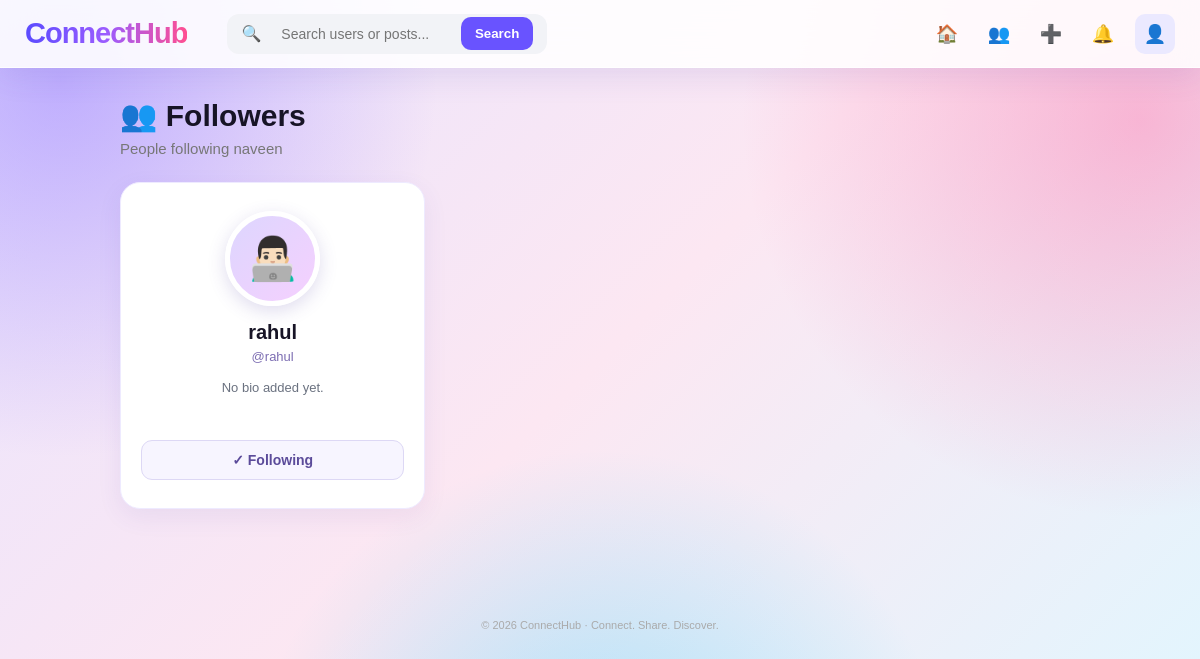
Screenshot of /followers/1 (signed in) with the database file from the repository.
### tables this page shows
CREATE TABLE users (
            id INTEGER PRIMARY KEY AUTOINCREMENT,
            name TEXT NOT NULL,
            username TEXT UNIQUE NOT NULL,
            email TEXT UNIQUE NOT NULL,
            password TEXT NOT NULL,
            bio TEXT DEFAULT '',
            profile_image TEXT DEFAULT '',
            created_at TIMESTAMP DEFAULT CURRENT_TIMESTAMP
        );

### app.py (the view)
@app.route("/followers/<int:user_id>")
def followers(user_id):
    if "user_id" not in session:
        return redirect(url_for("login"))
    connection = get_db_connection()
    user = connection.execute(
        """
        SELECT *
        FROM users
        WHERE id = ?
        """,
        (user_id,)
    ).fetchone()
    if not user:
        connection.close()
        return redirect(url_for("home"))
    followers = connection.execute(
        """
        SELECT
            users.id,
            users.name,
            users.username,
            users.bio,
            users.profile_image
        FROM followers
        JOIN users
        ON followers.follower_id = users.id
        WHERE followers.following_id = ?
        ORDER BY followers.id DESC
        """,
        (user_id,)
    ).fetchall()
    following = connection.execute(
        """
        SELECT following_id
        FROM followers
        WHERE follower_id = ?
        """,
        (session["user_id"],)
    ).fetchall()
    following_ids = [
        row["following_id"]
        for row in following
    ]
    connection.close()
    return render_template(
        "followers.html",
        user=user,
        followers=followers,
        following_ids=following_ids
    )

### app.py (called while the page is built)
@app.context_processor
def notification_count():
    if "user_id" not in session:
        return {
            "unread_notifications": 0
        }
    connection = get_db_connection()
    unread_notifications = connection.execute(
        """
        SELECT COUNT(*)
        FROM notifications
        WHERE user_id = ?
        AND is_read = 0
        """,
        (session["user_id"],)
    ).fetchone()[0]
    connection.close()
    return {
        "unread_notifications": unread_notifications
    }

def get_db_connection():
    connection = sqlite3.connect(DATABASE)
    connection.row_factory = sqlite3.Row
    return connection

### templates/followers.html (shortened to what this page needs)
{% extends "base.html" %}
{% block content %}
<div class="users-page">
    <div class="users-header">
        <h1>👥 Followers</h1>
        <p>
            People following {{ user["name"] }}
        </p>
    </div>
    {% if followers %}
        <div class="users-grid">
            {% for person in followers %}
                <div class="user-card">
                    <div class="discover-avatar">
                        {% if person["profile_image"] %}
                            <img
                                src="{{ url_for(
                                    'static',
                                    filename='images/' + person['profile_image']
                                ) }}"
                                alt="Profile Photo"
                            >
                        {% else %}
                            👨🏻‍💻
                        {% endif %}
                    </div>
                    <h2>
                        <a
                            href="/user/{{ person['id'] }}"
                            class="discover-user-link"
                        >
                            {{ person["name"] }}
                        </a>
                    </h2>
                    <p class="discover-username">
                        @{{ person["username"] }}
                    </p>
                    <p class="discover-bio">
                        {% if person["bio"] %}
                            {{ person["bio"] }}
                        {% else %}
                            No bio added yet.
                        {% endif %}
                    </p>
                   {% if person["id"] != session["user_id"] %}
    {% if person["id"] in following_ids %}
        <form
            action="/follow/{{ person['id'] }}"
            method="POST"
        >
            <button
                type="submit"
                class="unfollow-button"
            >
                ✓ Following
            </button>
        </form>
    {% endif %}
                    {% else %}
                        <div class="your-profile-label">
                            👤 You
                        </div>
                    {% endif %}
                </div>
            {% endfor %}
        </div>
    {% endif %}
</div>
{% endblock %}

### static/css/style.css (style rules this page uses)
* { margin: 0; padding: 0; box-sizing: border-box; }
body { font-family: Arial, Helvetica, sans-serif; background: radial-gradient(circle at 10% 10%, rgba(124, 92, 255, 0.25), transparent 30%), radial-gradient(circle at 90% 20%, rgba(255, 92, 154, 0.22), transparent 30%), radial-gradient(circle at 50% 90%, rgba(0, 210, 255, 0.18), transparent 35%), linear-gradient(135deg, #eef0ff, #fcecf5, #eafaff); background-attachment: fixed; color: #171717; }
html, body { min-height: 100%; }
body { background: radial-gradient( circle at 5% 10%, rgba(125, 92, 255, 0.40), transparent 28% ), radial-gradient( circle at 95% 15%, rgba(255, 80, 150, 0.35), transparent 30% ), radial-gradient( circle at 50% 100%, rgba(0, 200, 255, 0.30), transparent 35% ), linear-gradient( 135deg, #e8e4ff 0%, #fce7f2 48%, #dff7ff 100% ); background-attachment: fixed; }
.users-page { max-width: 1000px; margin: 30px auto; padding: 0 20px 50px; }
.users-header { margin-bottom: 25px; }
.users-header h1 { margin: 0; font-size: 30px; color: #171426; }
.users-header p { margin-top: 7px; color: #777; font-size: 15px; }
.users-grid { display: grid; grid-template-columns: repeat(3, 1fr); gap: 22px; }
.user-card { background: white; border-radius: 20px; padding: 28px 20px; text-align: center; border: 1px solid #eeeaff; box-shadow: 0 8px 25px rgba(80, 60, 160, 0.08); transition: 0.25s; }
.discover-avatar { width: 95px; height: 95px; margin: 0 auto 15px; border-radius: 50%; display: flex; align-items: center; justify-content: center; overflow: hidden; font-size: 42px; background: linear-gradient( 135deg, #ddd6fe, #f5d0fe ); border: 5px solid white; box-shadow: 0 5px 18px rgba(80, 60, 160, 0.18); }
.user-card h2 { margin: 5px 0; font-size: 20px; color: #171426; }
.discover-username { margin: 0; color: #7c6db2; font-size: 13px; }
.discover-bio { min-height: 42px; margin: 14px 0 20px; color: #6b7280; font-size: 13px; line-height: 1.5; }
.follow-button, .unfollow-button { width: 100%; padding: 11px; border-radius: 11px; font-size: 14px; font-weight: 700; cursor: pointer; transition: 0.25s; }
.unfollow-button { border: 1px solid #ddd8f5; color: #5b4b9a; background: #f7f5ff; }
.discover-user-link { color: #171426; text-decoration: none; transition: 0.2s; }

### rows the page displays
users: name "naveen"
users: name "rahul", username "rahul", bio "No bio added yet."
